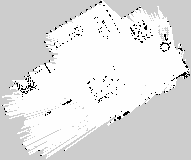
#> input picture src/src/maps/drone/c cv bcb/my_map.pgm, 191 x 160 px, found by its file name
$ python rotate_map.py
#> lines starting #> are read from the running program, lines starting #| are printed output that depends on the picture
#!/usr/bin/env python3
import numpy as np
from PIL import Image
import yaml

def rotate_image(image_path, angle):
    # Open an image file
#> called with image_path = 'my_map.pgm', angle = 180
    with Image.open(image_path) as img:
        # Rotate image
#> img is the input picture: PIL image 191x160 L; min 0, max 254, mean 225.4
        rotated_img = img.rotate(angle, expand=True)
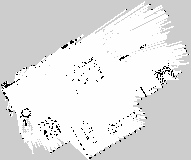
#> rotated_img: PIL image 191x160 L; min 0, max 254, mean 225.4
        # Save rotated image
        rotated_img.save(image_path)

def update_yaml(yaml_path):
#> (the run stopped early here; a loop or call above may not have finished)

$ run again, with src/src/maps/drone/c cv bcb/drone_map.pgm copied over src/src/maps/drone/c cv bcb/my_map.pgm
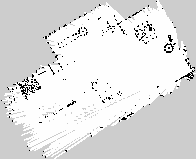
#> input picture src/src/maps/drone/c cv bcb/drone_map.pgm, 196 x 159 px, found by its file name
#> in rotate_image, img is the input picture: PIL image 196x159 L; min 0, max 254, mean 224.5
#> in rotate_image, `rotated_img = img.rotate(angle, expand=True)`:
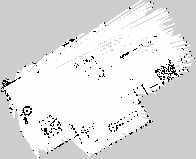
#> rotated_img: PIL image 196x159 L; min 0, max 254, mean 224.5
